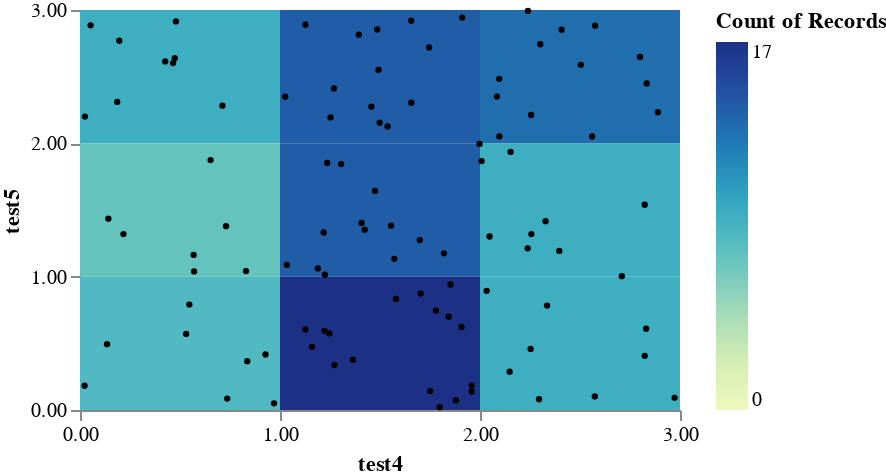

Here is the notebook cell this chart was saved with:
### Code cell
import pandas as pd
import numpy as np

df = pd.DataFrame(3*np.random.random((100, 2)), columns=['test4', 'test5'])
schema = plots.heatmap_scatter(df, max_x_bins=4, max_y_bins=4)
plots.save_schema(schema, "_schema.json")
plots.ipy_display(schema, format="interactive")

### Figure 1 — Vega specification as saved in the notebook (floating-point values rounded to 4 significant figures)
{"$schema": "https://vega.github.io/schema/vega/v5.json", "axes": [{"labelOverlap": true, "orient": "bottom", "scale": "x", "tickCount": {"signal": "ceil(width/3)"}, "title": {"signal": "x_name"}}, {"labelOverlap": true, "orient": "left", "scale": "y", "tickCount": {"signal": "ceil(height/3)"}, "title": {"signal": "y_name"}}], "data": [{"name": "points", "values": [{"test4": 1.499, "test5": 2.155}, {"test4": 0.1861, "test5": 2.311}, {"test4": 0.4737, "test5": 2.639}, {"test4": 0.6529, "test5": 1.875}, {"test4": 1.026, "test5": 2.349}, {"test4": 0.1352, "test5": 0.494}, {"test4": 1.475, "test5": 1.643}, {"test4": 2.257, "test5": 1.32}, {"test4": 1.82, "test5": 1.175}, {"test4": 1.16, "test5": 0.4737}, {"test4": 2.153, "test5": 1.935}, {"test4": 2.008, "test5": 1.867}, {"test4": 1.27, "test5": 2.412}, {"test4": 1.555, "test5": 1.382}, {"test4": 2.709, "test5": 1.004}, {"test4": 1.486, "test5": 2.854}, {"test4": 1.88, "test5": 0.07173}, {"test4": 0.053, "test5": 2.885}, {"test4": 2.8, "test5": 2.647}, {"test4": 2.504, "test5": 2.589}, {"test4": 0.5306, "test5": 0.5706}, {"test4": 1.959, "test5": 0.1831}, {"test4": 1.127, "test5": 2.889}, {"test4": 1.364, "test5": 0.3775}, {"test4": 1.224, "test5": 1.014}, {"test4": 1.218, "test5": 1.331}, {"test4": 0.5467, "test5": 0.7906}, {"test4": 0.4655, "test5": 2.602}, {"test4": 2.253, "test5": 0.4581}, {"test4": 1.457, "test5": 2.275}, {"test4": 1.306, "test5": 1.844}, {"test4": 0.568, "test5": 1.163}, {"test4": 2.574, "test5": 0.1019}, {"test4": 0.7302, "test5": 1.379}, {"test4": 1.911, "test5": 2.943}, {"test4": 2.255, "test5": 2.213}, {"test4": 2.335, "test5": 0.7834}, {"test4": 0.02283, "test5": 0.1818}, {"test4": 0.02476, "test5": 2.2}, {"test4": 2.328, "test5": 1.416}, {"test4": 2.238, "test5": 1.212}, {"test4": 1.492, "test5": 2.551}, {"test4": 1.699, "test5": 1.275}, {"test4": 1.394, "test5": 2.815}, {"test4": 1.189, "test5": 1.062}, {"test4": 0.7121, "test5": 2.282}, {"test4": 1.656, "test5": 2.92}, {"test4": 2.301, "test5": 2.743}, {"test4": 2.048, "test5": 1.301}, {"test4": 1.779, "test5": 0.7453}, {"test4": 1.571, "test5": 1.134}, {"test4": 2.148, "test5": 0.2867}, {"test4": 2.408, "test5": 2.853}, {"test4": 1.127, "test5": 0.6043}, {"test4": 2.889, "test5": 2.233}, {"test4": 0.4262, "test5": 2.615}, {"test4": 1.997, "test5": 1.996}, {"test4": 0.8364, "test5": 0.3664}, {"test4": 0.7361, "test5": 0.08553}, {"test4": 2.833, "test5": 2.449}, {"test4": 2.085, "test5": 2.351}, {"test4": 1.223, "test5": 0.5938}, {"test4": 0.1963, "test5": 2.769}, {"test4": 1.958, "test5": 0.1368}, {"test4": 1.034, "test5": 1.088}, {"test4": 1.58, "test5": 0.8328}, {"test4": 0.2172, "test5": 1.32}, {"test4": 2.824, "test5": 1.54}, {"test4": 1.798, "test5": 0.02093}, {"test4": 2.396, "test5": 1.193}, {"test4": 1.423, "test5": 1.352}, {"test4": 2.24, "test5": 2.993}, {"test4": 2.575, "test5": 2.882}, {"test4": 1.247, "test5": 0.5744}, {"test4": 0.9701, "test5": 0.05006}, {"test4": 1.907, "test5": 0.6225}, {"test4": 2.295, "test5": 0.08047}, {"test4": 1.538, "test5": 2.126}, {"test4": 1.252, "test5": 2.194}, {"test4": 0.5704, "test5": 1.039}, {"test4": 0.8299, "test5": 1.042}, {"test4": 0.9273, "test5": 0.4163}, {"test4": 1.657, "test5": 2.304}, {"test4": 2.973, "test5": 0.09132}, {"test4": 0.4797, "test5": 2.915}, {"test4": 1.703, "test5": 0.8732}, {"test4": 0.1418, "test5": 1.435}, {"test4": 1.852, "test5": 0.9412}, {"test4": 2.033, "test5": 0.8941}, {"test4": 1.272, "test5": 0.3368}, {"test4": 2.831, "test5": 0.6095}, {"test4": 2.561, "test5": 2.051}, {"test4": 2.096, "test5": 2.484}, {"test4": 1.408, "test5": 1.403}, {"test4": 1.751, "test5": 0.142}, {"test4": 1.843, "test5": 0.6993}, {"test4": 2.097, "test5": 2.052}, {"test4": 2.824, "test5": 0.4065}, {"test4": 1.236, "test5": 1.853}, {"test4": 1.745, "test5": 2.719}]}, {"name": "heatmap_bins", "source": "points", "transform": [{"field": {"signal": "x_name"}, "signal": "x_extent", "type": "extent"}, {"as": ["x_start", "x_end"], "extent": {"signal": "x_extent"}, "field": {"signal": "x_name"}, "maxbins": {"signal": "max_x_bins"}, "signal": "x_bins", "type": "bin"}, {"field": {"signal": "y_name"}, "signal": "y_extent", "type": "extent"}, {"as": ["y_start", "y_end"], "extent": {"signal": "y_extent"}, "field": {"signal": "y_name"}, "maxbins": {"signal": "max_y_bins"}, "signal": "y_bins", "type": "bin"}, {"as": ["__count"], "groupby": ["x_start", "x_end", "y_start", "y_end"], "ops": ["count"], "type": "aggregate"}]}], "height": 200, "legends": [{"fill": "color", "gradientLength": {"signal": "height - 16"}, "title": "Count of Records"}], "marks": [{"encode": {"update": {"fill": {"field": "__count", "scale": "color"}, "x": {"field": "x_end", "scale": "x"}, "x2": {"field": "x_start", "scale": "x"}, "y": {"field": "y_end", "scale": "y"}, "y2": {"field": "y_start", "scale": "y"}}}, "from": {"data": "heatmap_bins"}, "name": "marks", "style": ["rect"], "type": "rect"}, {"encode": {"enter": {"fill": {"value": "black"}, "fillOpacity": {"value": 1}}, "update": {"size": {"value": 10}, "x": {"field": {"signal": "x_name"}, "scale": "x"}, "y": {"field": {"signal": "y_name"}, "scale": "y"}}}, "from": {"data": "points"}, "type": "symbol"}], "scales": [{"bins": {"signal": "x_bins"}, "domain": {"signal": "[x_bins.start, x_bins.stop]"}, "name": "x", "range": [0, {"signal": "width"}], "type": "linear", "zero": false}, {"bins": {"signal": "y_bins"}, "domain": {"signal": "[y_bins.start, y_bins.stop]"}, "name": "y", "range": [{"signal": "height"}, 0], "type": "linear", "zero": false}, {"domain": {"data": "heatmap_bins", "field": "__count"}, "interpolate": "hcl", "name": "color", "range": "heatmap", "type": "linear", "zero": true}], "signals": [{"bind": {"input": "range", "max": 100, "min": 1, "step": 1}, "description": "Max number X bins", "name": "max_x_bins", "value": 4}, {"bind": {"input": "range", "max": 100, "min": 1, "step": 1}, "description": "Max number Y bins", "name": "max_y_bins", "value": 4}, {"name": "x_name", "value": "test4"}, {"name": "y_name", "value": "test5"}], "width": 300}
